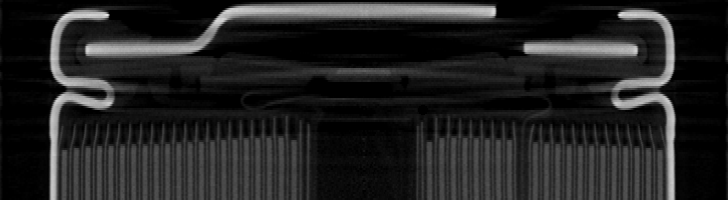
#> input picture data/overhang.tif, 728 x 200 px
$ jupyter execute --allow-errors 04_segmentation_examples.ipynb
#> lines starting #> are read from the running program, lines starting #| are printed output that depends on the picture; after the words box and inside, x2 and y2 are one past the last pixel; in counts of white or black regions, pixels touching at a corner belong together
# Example Segmentation Methods for Li-ion Cylindrical Cell XCT
This notebook showcases **two lightweight segmentation approaches** you can use on Li-ion cylindrical cell XCT data:

**A. Mini U-Net (overhangs):** a compact deep-learning model trained on angle-sliced images to segment electrode **overhangs**.

**B. Classic CV (electrode winding):** a transparent thresholding + morphology pipeline that segments the **winding** quickly without a model.

**What's included?:**
- Mini U-net model, alongside data processing, augmentation, and training scripts (available in Zenodo repo alongside this notebook).
- Learn to fetch the pre-trained mini U-Net from Zenodo and run a fast slice-level inference.
- Visualize the segmentation overlay with a random label colormap.
- Compare this ML workflow to a classic CV approach for segmenting the electrode winding, ideal for making training data and quick analysis.

## 0) Setup & imports
Add the project root to `sys.path` for utility imports.

[cell 1]
import os, sys
CWD = os.getcwd()
if os.path.basename(CWD) == "notebooks":
    PROJECT_ROOT = os.path.abspath(os.path.join(CWD, ".."))
else:
    PROJECT_ROOT = CWD  # fallback if already at root
os.chdir(PROJECT_ROOT)
sys.path.append(os.path.join(PROJECT_ROOT, "utils"))
print(f"Correct Working Directory: {str(os.path.basename(os.getcwd()))=='battery_xct_workflows'}")

Pull in the scientific Python stack and plotting helpers.

[cell 2]
import tifffile as tiff
import numpy as np
import keras
import pooch
import cv2
from scipy.ndimage import label
from skimage.morphology import erosion, dilation, star, remove_small_objects
from utils.plotting_utils import overlay_multilabel
import matplotlib.pyplot as plt

## 1) U-Net overhang segmentation (mini model)

We load a compact U-Net (ResNet-50 encoder) trained on angle-sliced images and run a **single-slice** overhang segmentation (see notebook #1 for angular slicing method)

**Open Source Model**
- Open source model trained on a 'mini' dataset is made available alongside this notebook at https://zenodo.org/records/17543023
- We have also made available the training set and scripts for data wrangling, augmentation and model training.

**Model I/O**
- Model input is resized to `(IMG_HEIGHT, IMG_WIDTH)`.
- Prediction is resized back to the original image size.
- A simple threshold converts the probability map to a binary mask, then `label()` seperates individual overhangs.

[cell 3]
# Get model backbone
BACKBONE = 'resnet50'
# Model Input dimensions
IMG_CHANNELS = 3
IMG_HEIGHT = 256
IMG_WIDTH = 800

# Download the model from the Zenodo repository
url = "https://zenodo.org/records/17543023/files/unet_resnet_overhangs_model_mini2.keras?download=1"
#> (the rest of this cell did not finish here and is left out)

### Load a sample slice
We start with a single 2D angle slice. This allows for warp free sampling of the overhang region as discussed in notebook #1.

[cell 4]
im = tiff.imread('data/overhang.tif')
#> im is the input picture: shape (200, 728); min 0, max 228, mean 34.4
og_shape = im.shape # For later resizing output to original dimensions
#> og_shape = (200, 728)
plt.imshow(im, cmap='gray')
plt.show()

### Define a minimal segmentation function and visualize
This function handles **preprocessing**, **inference**, and **postprocessing**:
1. Convert grayscale → RGB.
2. Normalize intensities to `[0, 1]`.
3. Resize to network input size, predict probability map.
4. Segment via thresholding of the probability map
5. Resize back to original, threshold to binary, then label connected components.
6. Visualize overhangs rendered in a random colormap overlayed on original greyscale slice

#> (a cell that did not finish here is left out)

**Remarks**
- This mini model is designed to be an easy to use demonstration. For production, train on a larger, more diverse dataset and validate across cells.

## 2) Classic CV segmentation (electrode winding)
Now we apply a thresholding + morphology workflow to segment the **electrode winding**.

**Why this approach?**
- Very fast and transparent
- Works surprisingly well even on moderate-quality data.
- Useful for (a) quick exploratory analysis on a handful of slices, (b) generating labels for model training datasets.

You’ll likely adjust the thresholds per dataset; start with the defaults below and iterate.

[cell 6]
# Load example slice
im = tiff.imread('data/cell_vol/im100.tif')
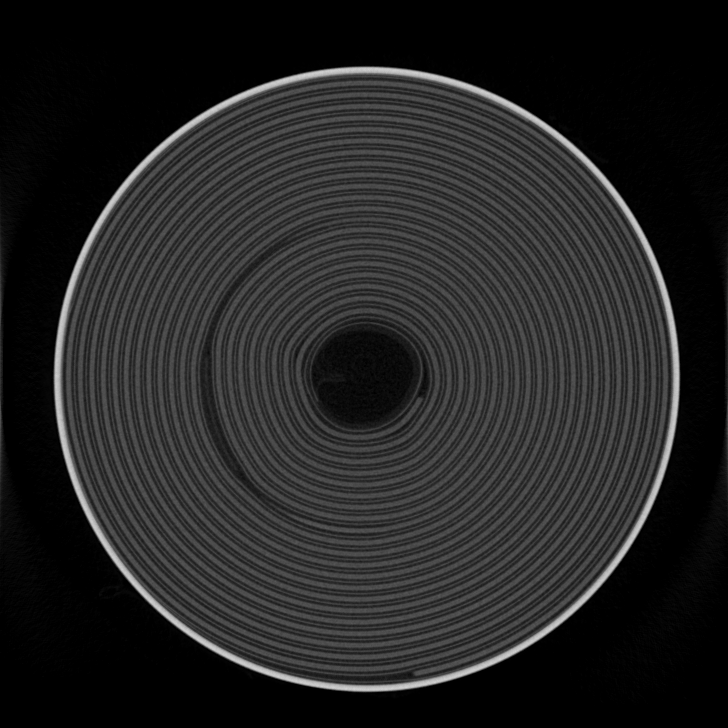
#> input picture data/cell_vol/im100.tif, 728 x 728 px
#> im is the input picture: shape (728, 728); min 0, max 209, mean 35.7
plt.imshow(im, cmap = 'gray')
plt.show()

[cell 7]
# Segment the casing (thresholding)
casing = np.where(im > 90, 1, 0)
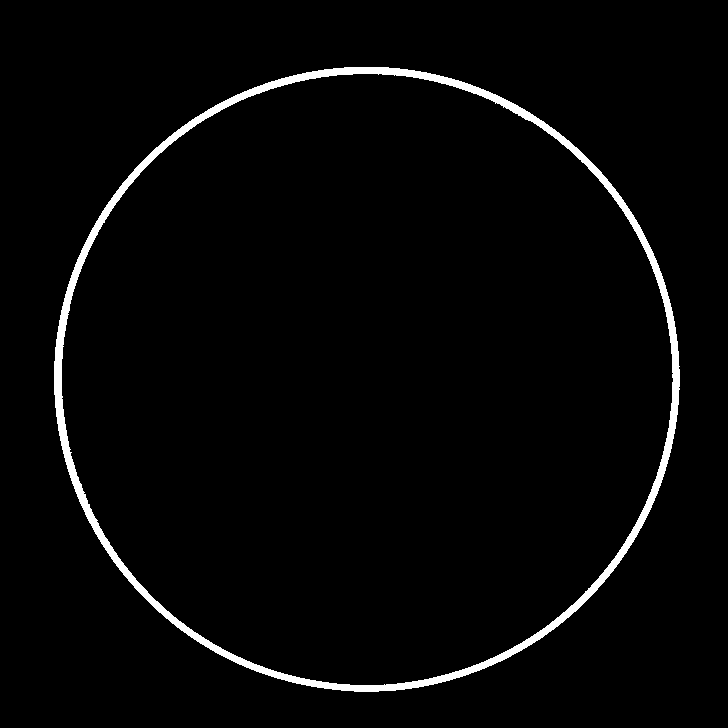
#> casing: shape (728, 728) int64; values 0 (black) and 1 (white), 2.6% white; 1 white region, box (x1, y1, x2, y2) and area: (54, 67, 680, 692) 13918
plt.imshow(casing)
plt.show()

> From the casing segmentation above, analysis of casing eccentricity and denting can be calculated, see notebook #02.

[cell 8]
# Segment the foreground from background
electrode = np.where(im > 52, 1, 0)
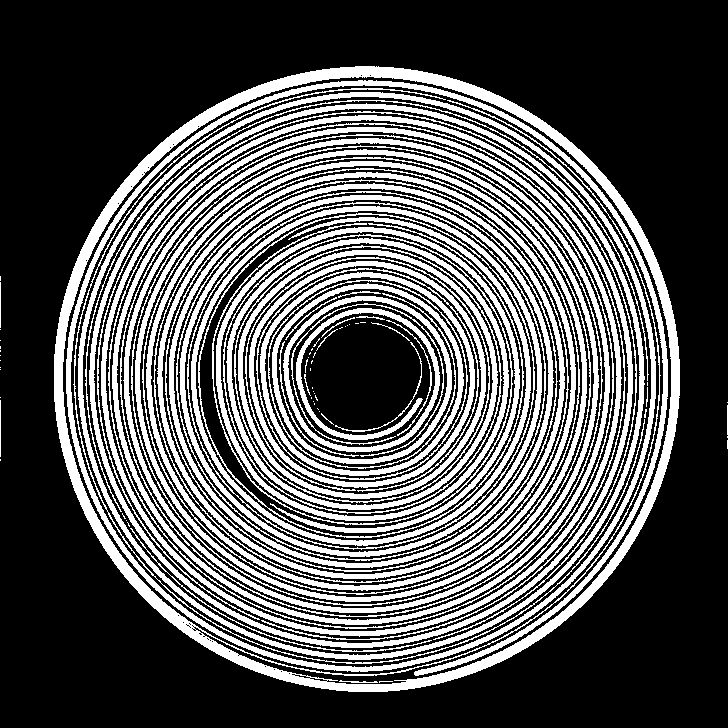
#> electrode: shape (728, 728) int64; values 0 (black) and 1 (white), 33.5% white; 73 white regions (43 under 20 px), largest, box (x1, y1, x2, y2) and area: (66, 80, 668, 676) 92596, (216, 227, 520, 533) 28896, (54, 66, 680, 692) 20747
# Removing the casing from the foreground results in a segmentation of the 'electrode'
electrode = np.where(dilation(casing, star(2)) == 1, 0, electrode)
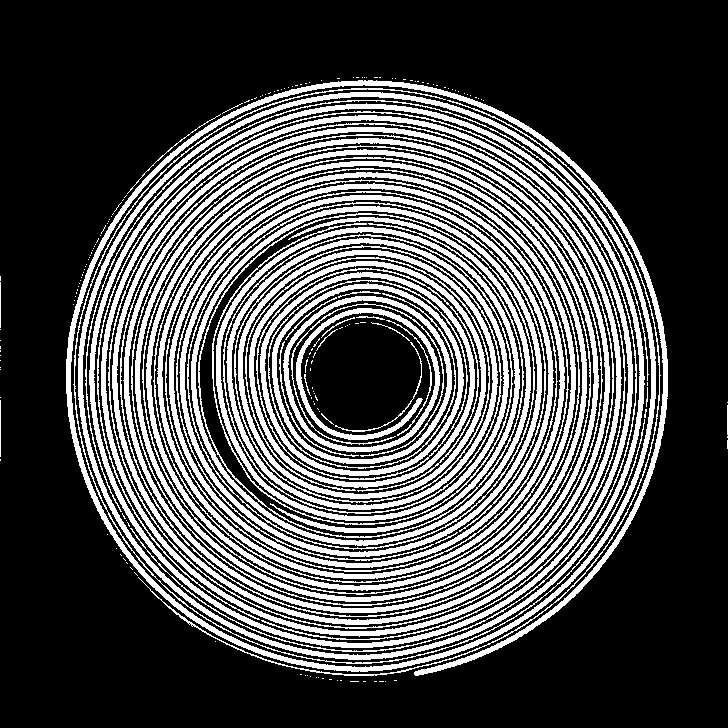
#> electrode: shape (728, 728) int64; values 0 (black) and 1 (white), 29.9% white; 178 white regions (147 under 20 px), largest, box (x1, y1, x2, y2) and area: (66, 80, 668, 676) 92596, (216, 227, 520, 533) 28896, (108, 123, 626, 640) 12926
plt.imshow(electrode)
plt.show()

[cell 9]
# The cathode is then isolated from the anode current collector
# via binary erosion/dilation to remove the thinner anode winding
cathode = dilation(erosion(electrode, star(1)), star(1))
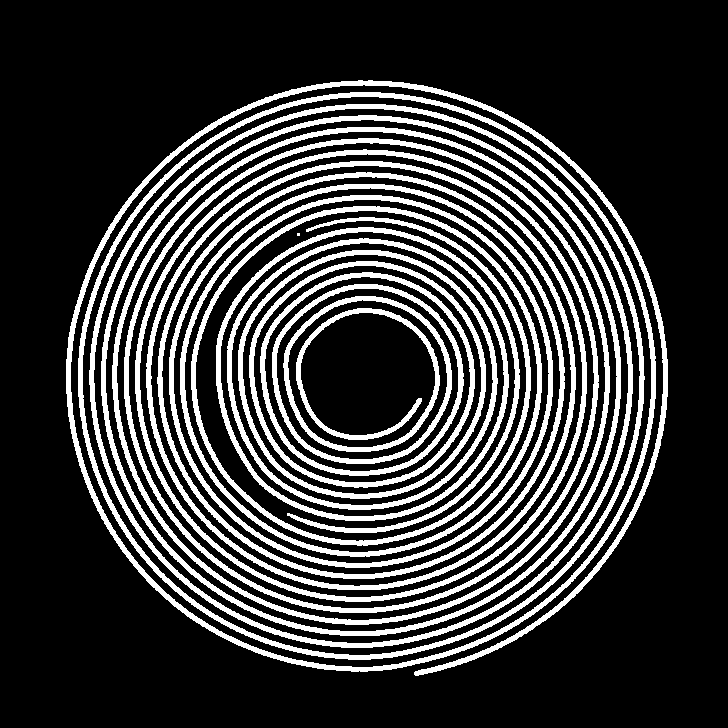
#> cathode: shape (728, 728) int64; values 0 (black) and 1 (white), 22.9% white; 3 white regions (1 under 20 px), largest, box (x1, y1, x2, y2) and area: (66, 80, 668, 676) 92404, (216, 227, 520, 533) 28786
cathode = remove_small_objects(cathode.astype(bool))
plt.imshow(cathode)
plt.show()
